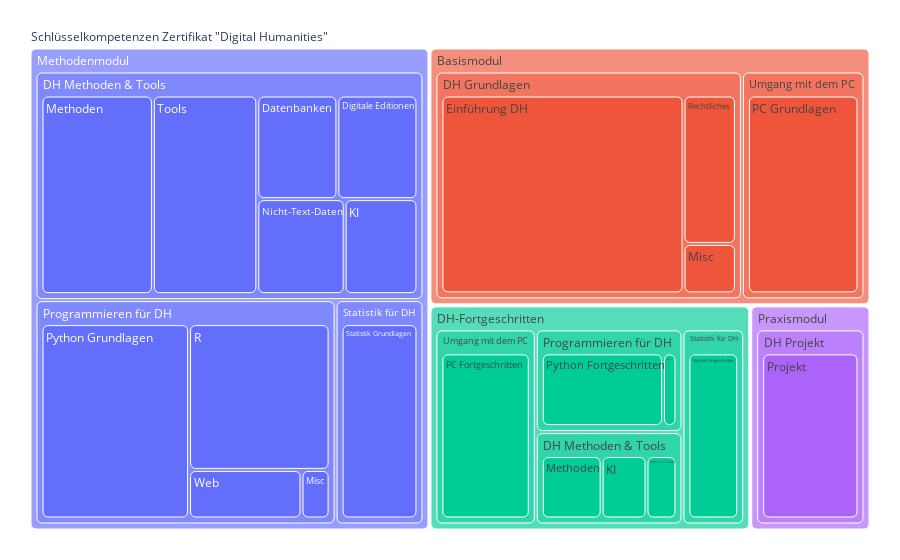

The notebook cell this image was saved under:
### Markdown cell above
## Ohne AS

### Code cell
import plotly.express as px

fig = px.treemap(df, path=[
    px.Constant('Schlüsselkompetenzen Zertifikat "Digital Humanities"'),
    'Modul_Option2',
    'Bereich',
    'Unterbereich',
    # 'AS'
    ],
    values='Prio_',
    # hover_data=['Zeitaufwand'],
    # marker_colors = RUB_colors
    # color='Zertifikatsbereich'
)
fig.update_traces(marker=dict(cornerradius=5))
fig.update_layout(margin=dict(t=25, l=25, r=25, b=25))
fig.update_traces(hovertemplate='%{label}')
fig.show()
fig.write_html("UB_4Module.html",  include_plotlyjs='cdn')

### Figure 1 — Plotly figure (JSON) as saved in the notebook; plotly's stock layout.template omitted (floating-point values rounded to 4 significant figures)
{"data": [{"branchvalues": "total", "domain": {"x": [0, 1], "y": [0, 1]}, "hovertemplate": "%{label}", "ids": ["Schlüsselkompetenzen Zertifikat \"Digital Humanities\"/Methodenmodul/DH Methoden & Tools/Datenbanken", "Schlüsselkompetenzen Zertifikat \"Digital Humanities\"/Methodenmodul/DH Methoden & Tools/Digitale Editionen", "Schlüsselkompetenzen Zertifikat \"Digital Humanities\"/Basismodul/DH Grundlagen/Einführung DH", "Schlüsselkompetenzen Zertifikat \"Digital Humanities\"/DH-Fortgeschritten/DH Methoden & Tools/KI", "Schlüsselkompetenzen Zertifikat \"Digital Humanities\"/Methodenmodul/DH Methoden & Tools/KI", "Schlüsselkompetenzen Zertifikat \"Digital Humanities\"/DH-Fortgeschritten/DH Methoden & Tools/Methoden", "Schlüsselkompetenzen Zertifikat \"Digital Humanities\"/Methodenmodul/DH Methoden & Tools/Methoden", "Schlüsselkompetenzen Zertifikat \"Digital Humanities\"/Basismodul/DH Grundlagen/Misc", "Schlüsselkompetenzen Zertifikat \"Digital Humanities\"/DH-Fortgeschritten/Programmieren für DH/Misc", "Schlüsselkompetenzen Zertifikat \"Digital Humanities\"/Methodenmodul/Programmieren für DH/Misc", "Schlüsselkompetenzen Zertifikat \"Digital Humanities\"/DH-Fortgeschritten/DH Methoden & Tools/Nicht-Text-Daten", "Schlüsselkompetenzen Zertifikat \"Digital Humanities\"/Methodenmodul/DH Methoden & Tools/Nicht-Text-Daten", "Schlüsselkompetenzen Zertifikat \"Digital Humanities\"/DH-Fortgeschritten/Umgang mit dem PC/PC Fortgeschritten", "Schlüsselkompetenzen Zertifikat \"Digital Humanities\"/Basismodul/Umgang mit dem PC/PC Grundlagen", "Schlüsselkompetenzen Zertifikat \"Digital Humanities\"/Praxismodul/DH Projekt/Projekt", "Schlüsselkompetenzen Zertifikat \"Digital Humanities\"/DH-Fortgeschritten/Programmieren für DH/Python Fortgeschritten", "Schlüsselkompetenzen Zertifikat \"Digital Humanities\"/Methodenmodul/Programmieren für DH/Python Grundlagen", "Schlüsselkompetenzen Zertifikat \"Digital Humanities\"/Methodenmodul/Programmieren für DH/R", "Schlüsselkompetenzen Zertifikat \"Digital Humanities\"/Basismodul/DH Grundlagen/Rechtliches", "Schlüsselkompetenzen Zertifikat \"Digital Humanities\"/DH-Fortgeschritten/Statistik für DH/Statistik Fortgeschritten", "Schlüsselkompetenzen Zertifikat \"Digital Humanities\"/Methodenmodul/Statistik für DH/Statistik Grundlagen", "Schlüsselkompetenzen Zertifikat \"Digital Humanities\"/Methodenmodul/DH Methoden & Tools/Tools", "Schlüsselkompetenzen Zertifikat \"Digital Humanities\"/Methodenmodul/Programmieren für DH/Web", "Schlüsselkompetenzen Zertifikat \"Digital Humanities\"/Basismodul/DH Grundlagen", "Schlüsselkompetenzen Zertifikat \"Digital Humanities\"/DH-Fortgeschritten/DH Methoden & Tools", "Schlüsselkompetenzen Zertifikat \"Digital Humanities\"/Methodenmodul/DH Methoden & Tools", "Schlüsselkompetenzen Zertifikat \"Digital Humanities\"/Praxismodul/DH Projekt", "Schlüsselkompetenzen Zertifikat \"Digital Humanities\"/DH-Fortgeschritten/Programmieren für DH", "Schlüsselkompetenzen Zertifikat \"Digital Humanities\"/Methodenmodul/Programmieren für DH", "Schlüsselkompetenzen Zertifikat \"Digital Humanities\"/DH-Fortgeschritten/Statistik für DH", "Schlüsselkompetenzen Zertifikat \"Digital Humanities\"/Methodenmodul/Statistik für DH", "Schlüsselkompetenzen Zertifikat \"Digital Humanities\"/Basismodul/Umgang mit dem PC", "Schlüsselkompetenzen Zertifikat \"Digital Humanities\"/DH-Fortgeschritten/Umgang mit dem PC", "Schlüsselkompetenzen Zertifikat \"Digital Humanities\"/Basismodul", "Schlüsselkompetenzen Zertifikat \"Digital Humanities\"/DH-Fortgeschritten", "Schlüsselkompetenzen Zertifikat \"Digital Humanities\"/Methodenmodul", "Schlüsselkompetenzen Zertifikat \"Digital Humanities\"/Praxismodul", "Schlüsselkompetenzen Zertifikat \"Digital Humanities\""], "labels": ["Datenbanken", "Digitale Editionen", "Einführung DH", "KI", "KI", "Methoden", "Methoden", "Misc", "Misc", "Misc", "Nicht-Text-Daten", "Nicht-Text-Daten", "PC Fortgeschritten", "PC Grundlagen", "Projekt", "Python Fortgeschritten", "Python Grundlagen", "R", "Rechtliches", "Statistik Fortgeschritten", "Statistik Grundlagen", "Tools", "Web", "DH Grundlagen", "DH Methoden & Tools", "DH Methoden & Tools", "DH Projekt", "Programmieren für DH", "Programmieren für DH", "Statistik für DH", "Statistik für DH", "Umgang mit dem PC", "Umgang mit dem PC", "Basismodul", "DH-Fortgeschritten", "Methodenmodul", "Praxismodul", "Schlüsselkompetenzen Zertifikat \"Digital Humanities\""], "marker": {"cornerradius": 5}, "name": "", "parents": ["Schlüsselkompetenzen Zertifikat \"Digital Humanities\"/Methodenmodul/DH Methoden & Tools", "Schlüsselkompetenzen Zertifikat \"Digital Humanities\"/Methodenmodul/DH Methoden & Tools", "Schlüsselkompetenzen Zertifikat \"Digital Humanities\"/Basismodul/DH Grundlagen", "Schlüsselkompetenzen Zertifikat \"Digital Humanities\"/DH-Fortgeschritten/DH Methoden & Tools", "Schlüsselkompetenzen Zertifikat \"Digital Humanities\"/Methodenmodul/DH Methoden & Tools", "Schlüsselkompetenzen Zertifikat \"Digital Humanities\"/DH-Fortgeschritten/DH Methoden & Tools", "Schlüsselkompetenzen Zertifikat \"Digital Humanities\"/Methodenmodul/DH Methoden & Tools", "Schlüsselkompetenzen Zertifikat \"Digital Humanities\"/Basismodul/DH Grundlagen", "Schlüsselkompetenzen Zertifikat \"Digital Humanities\"/DH-Fortgeschritten/Programmieren für DH", "Schlüsselkompetenzen Zertifikat \"Digital Humanities\"/Methodenmodul/Programmieren für DH", "Schlüsselkompetenzen Zertifikat \"Digital Humanities\"/DH-Fortgeschritten/DH Methoden & Tools", "Schlüsselkompetenzen Zertifikat \"Digital Humanities\"/Methodenmodul/DH Methoden & Tools", "Schlüsselkompetenzen Zertifikat \"Digital Humanities\"/DH-Fortgeschritten/Umgang mit dem PC", "Schlüsselkompetenzen Zertifikat \"Digital Humanities\"/Basismodul/Umgang mit dem PC", "Schlüsselkompetenzen Zertifikat \"Digital Humanities\"/Praxismodul/DH Projekt", "Schlüsselkompetenzen Zertifikat \"Digital Humanities\"/DH-Fortgeschritten/Programmieren für DH", "Schlüsselkompetenzen Zertifikat \"Digital Humanities\"/Methodenmodul/Programmieren für DH", "Schlüsselkompetenzen Zertifikat \"Digital Humanities\"/Methodenmodul/Programmieren für DH", "Schlüsselkompetenzen Zertifikat \"Digital Humanities\"/Basismodul/DH Grundlagen", "Schlüsselkompetenzen Zertifikat \"Digital Humanities\"/DH-Fortgeschritten/Statistik für DH", "Schlüsselkompetenzen Zertifikat \"Digital Humanities\"/Methodenmodul/Statistik für DH", "Schlüsselkompetenzen Zertifikat \"Digital Humanities\"/Methodenmodul/DH Methoden & Tools", "Schlüsselkompetenzen Zertifikat \"Digital Humanities\"/Methodenmodul/Programmieren für DH", "Schlüsselkompetenzen Zertifikat \"Digital Humanities\"/Basismodul", "Schlüsselkompetenzen Zertifikat \"Digital Humanities\"/DH-Fortgeschritten", "Schlüsselkompetenzen Zertifikat \"Digital Humanities\"/Methodenmodul", "Schlüsselkompetenzen Zertifikat \"Digital Humanities\"/Praxismodul", "Schlüsselkompetenzen Zertifikat \"Digital Humanities\"/DH-Fortgeschritten", "Schlüsselkompetenzen Zertifikat \"Digital Humanities\"/Methodenmodul", "Schlüsselkompetenzen Zertifikat \"Digital Humanities\"/DH-Fortgeschritten", "Schlüsselkompetenzen Zertifikat \"Digital Humanities\"/Methodenmodul", "Schlüsselkompetenzen Zertifikat \"Digital Humanities\"/Basismodul", "Schlüsselkompetenzen Zertifikat \"Digital Humanities\"/DH-Fortgeschritten", "Schlüsselkompetenzen Zertifikat \"Digital Humanities\"", "Schlüsselkompetenzen Zertifikat \"Digital Humanities\"", "Schlüsselkompetenzen Zertifikat \"Digital Humanities\"", "Schlüsselkompetenzen Zertifikat \"Digital Humanities\"", ""], "type": "treemap", "values": [6, 6, 37, 3, 5, 4, 16, 2, 1, 1, 2, 6, 13, 18, 15, 9, 21, 15, 6, 8, 12, 15, 4, 45, 9, 54, 15, 10, 41, 8, 12, 18, 13, 63, 40, 107, 15, 225]}], "layout": {"legend": {"tracegroupgap": 0}, "margin": {"b": 25, "l": 25, "r": 25, "t": 25}}}
